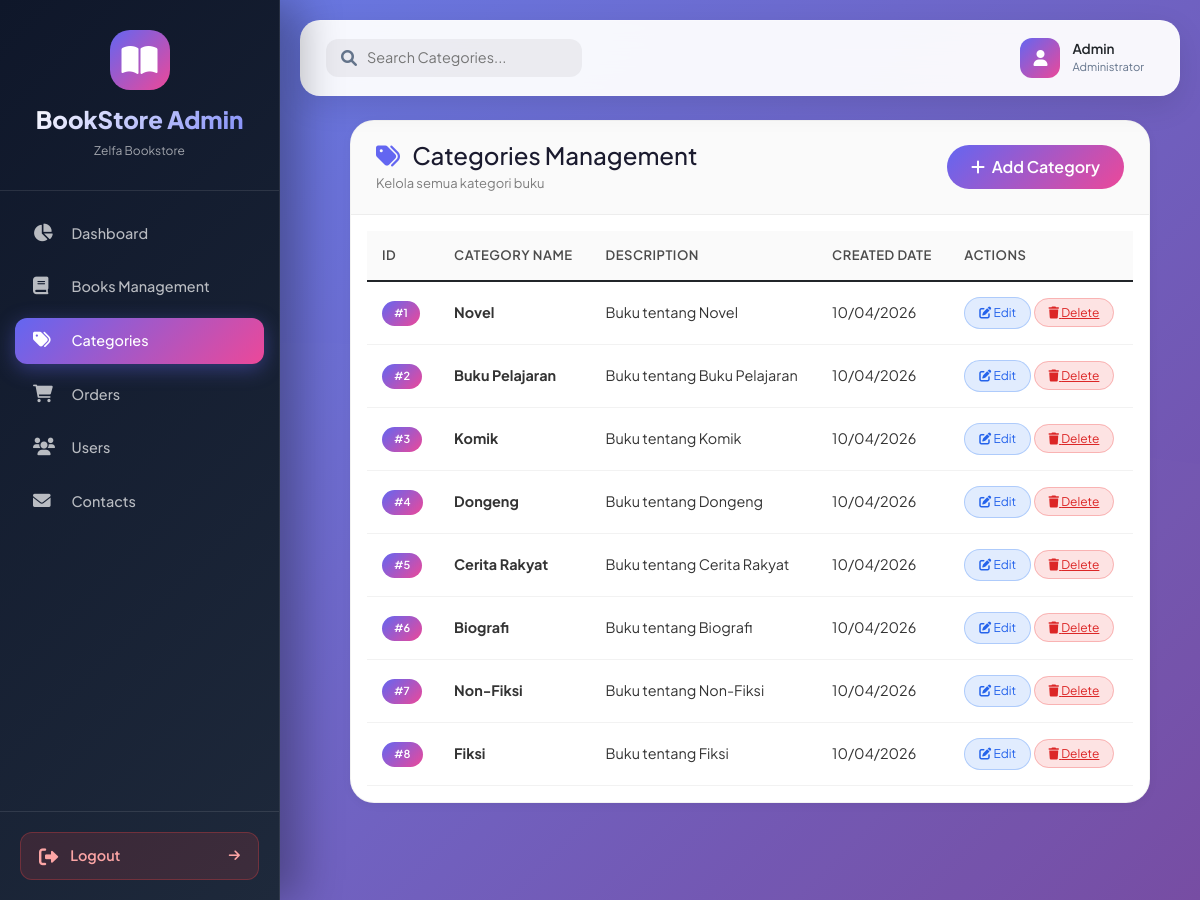
The page /admin?page=categories (signed in) on the database its author committed.
### tables this page shows
CREATE TABLE IF NOT EXISTS `categories` (
  `id_kategori` int NOT NULL AUTO_INCREMENT,
  `nama_kategori` varchar(100) NOT NULL,
  `deskripsi` text,
  `created_at` timestamp NULL DEFAULT CURRENT_TIMESTAMP,
  `updated_at` timestamp NULL DEFAULT CURRENT_TIMESTAMP ON UPDATE CURRENT_TIMESTAMP,
  PRIMARY KEY (`id_kategori`)
);

### admin/pages/categories/index.php (the view, shortened to what this page needs)
<?php
$stmt = $pdo->query("SELECT * FROM categories ORDER BY created_at DESC");
$categories = $stmt->fetchAll();
?>
<div class="categories-container">
    <div class="main-card">
        <div class="card-header-custom">
            <div class="d-flex justify-content-between align-items-center flex-wrap gap-3">
                <div>
                    <h2 class="mb-0">
                        <i class="fas fa-tags me-2" style="color: #6366f1;"></i> Categories Management
                    </h2>
                    <small>Kelola semua kategori buku</small>
                </div>
                <button class="btn-add" data-bs-toggle="modal" data-bs-target="#addCategoryModal">
                    <i class="fas fa-plus me-1"></i> Add Category
                </button>
            </div>
        </div>
        <div class="table-responsive p-3">
            <table class="table table-custom" id="categoriesTable">
                <thead>
                    <tr>
                        <th>ID</th>
                        <th>Category Name</th>
                        <th>Description</th>
                        <th>Created Date</th>
                        <th>Actions</th>
                    </tr>
                </thead>
                <tbody>
                    <?php
                    $no = 1;
                    foreach ($categories as $category):
                    ?>
                    <tr>
                        <td><span class="badge-category">#<?php echo $no++; ?></span></td>
                        <td><strong><?php echo htmlspecialchars($category['nama_kategori']); ?></strong></td>
                        <td><?php echo htmlspecialchars($category['deskripsi']); ?></td>
                        <td><?php echo date('d/m/Y', strtotime($category['created_at'])); ?></td>
                        <td>
                            <button class="btn-edit" data-bs-toggle="modal" data-bs-target="#editCategoryModal<?php echo $category['id_kategori']; ?>">
                                <i class="fas fa-edit"></i> Edit
                            </button>
                            <a href="?page=categories&delete=<?php echo $category['id_kategori']; ?>" class="btn-delete" onclick="return confirm('Are you sure you want to delete this category?')">
                                <i class="fas fa-trash"></i> Delete
                            </a>
                        </td>
                    </tr>
                    <?php endforeach; ?>
                </tbody>
            </table>
        </div>
    </div>
</div>
<link rel="stylesheet" href="https://cdn.datatables.net/1.11.5/css/dataTables.bootstrap5.min.css">

### admin/index.php (style rules this page uses)
:root { --primary: #6366f1; --primary-dark: #4f46e5; --primary-light: #818cf8; --secondary: #ec4899; --success: #10b981; --danger: #ef4444; --warning: #f59e0b; --info: #3b82f6; --dark: #0f172a; --darker: #020617; --light: #f1f5f9; --gray: #64748b; --card-bg: rgba(255, 255, 255, 0.98); --sidebar-bg: linear-gradient(135deg, #0f172a 0%, #1e293b 100%); }
* { margin: 0; padding: 0; box-sizing: border-box; }
body { font-family: 'Plus Jakarta Sans', sans-serif; background: linear-gradient(135deg, #667eea 0%, #764ba2 100%); background-attachment: fixed; min-height: 100vh; position: relative; }
body::before { content: ''; position: fixed; top: 0; left: 0; width: 100%; height: 100%; background-size: cover; opacity: 0.3; pointer-events: none; z-index: 0; }
.table { margin-bottom: 0; }
.table thead th { background: linear-gradient(135deg, #f8fafc, #f1f5f9); color: var(--dark); font-weight: 700; padding: 15px; border: none; font-size: 0.8rem; text-transform: uppercase; letter-spacing: 0.5px; }
.table tbody tr { transition: all 0.3s; border-bottom: 1px solid rgba(0, 0, 0, 0.05); }
.table tbody td { padding: 15px; vertical-align: middle; font-size: 0.9rem; }
.btn-edit { background: linear-gradient(135deg, var(--primary), var(--primary-dark)); color: white; }
.btn-delete { background: linear-gradient(135deg, var(--danger), #dc2626); color: white; }

### admin/pages/categories/index.php (style rules this page uses)
.categories-container { position: relative; z-index: 10; padding: 20px; }
.main-card { background: white; backdrop-filter: blur(10px); border-radius: 24px; border: 1px solid rgba(0,0,0,0.05); overflow: hidden; box-shadow: 0 2px 10px rgba(0,0,0,0.05); }
.card-header-custom { background: rgba(0,0,0,0.02); border-bottom: 1px solid rgba(0,0,0,0.05); padding: 20px 25px; }
.card-header-custom h2 { color: #1a1a2e !important; margin: 0; font-size: 24px; }
.card-header-custom small { color: rgba(0,0,0,0.5) !important; font-size: 13px; }
.table-custom { width: 100%; border-collapse: collapse; }
.table-custom thead th { background: rgba(0,0,0,0.02); padding: 15px; font-weight: 600; font-size: 13px; color: rgba(0,0,0,0.7); border-bottom: 1px solid rgba(0,0,0,0.05); }
.table-custom tbody tr { border-bottom: 1px solid rgba(0,0,0,0.05); transition: all 0.2s; }
.table-custom td { padding: 16px 15px; vertical-align: middle; color: rgba(0,0,0,0.8); }
.btn-add { background: linear-gradient(135deg, #6366f1, #ec4899); border: none; border-radius: 40px; padding: 10px 24px; font-weight: 600; color: white; transition: all 0.3s; }
.btn-edit { background: rgba(59,130,246,0.15); color: #2563eb; border: 1px solid rgba(59,130,246,0.3); border-radius: 30px; padding: 6px 14px; font-size: 12px; transition: all 0.3s; }
.btn-delete { background: rgba(239,68,68,0.15); color: #dc2626; border: 1px solid rgba(239,68,68,0.3); border-radius: 30px; padding: 6px 14px; font-size: 12px; transition: all 0.3s; }
.badge-category { display: inline-block; padding: 4px 12px; border-radius: 20px; font-size: 11px; font-weight: 600; background: linear-gradient(135deg, #6366f1, #ec4899); color: white; }

### rows shown on the page
categories: nama_kategori "Novel", deskripsi "Buku tentang Novel", created_at "10/04/2026"
categories: nama_kategori "Buku Pelajaran", deskripsi "Buku tentang Buku Pelajaran", created_at "10/04/2026"
categories: nama_kategori "Komik", deskripsi "Buku tentang Komik", created_at "10/04/2026"
categories: nama_kategori "Dongeng", deskripsi "Buku tentang Dongeng", created_at "10/04/2026"
categories: nama_kategori "Cerita Rakyat", deskripsi "Buku tentang Cerita Rakyat", created_at "10/04/2026"
categories: nama_kategori "Biografi", deskripsi "Buku tentang Biografi", created_at "10/04/2026"
categories: nama_kategori "Non-Fiksi", deskripsi "Buku tentang Non-Fiksi", created_at "10/04/2026"
categories: nama_kategori "Fiksi", deskripsi "Buku tentang Fiksi", created_at "10/04/2026"
